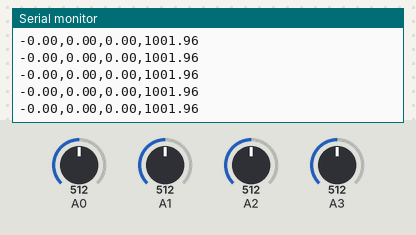
Simulated run of this sketch. Board: Arduino Uno, built with avr-gcc and run on an emulated ATmega328P. Shown: the last lines printed to the serial monitor. The inputs (shaded band) are chosen by the test bench; at power-on: A0 = 512, A1 = 512, A2 = 512, A3 = 512.

Above: at 1.2 s.
1.3 s: A0 set to 716
At 1.44 s:
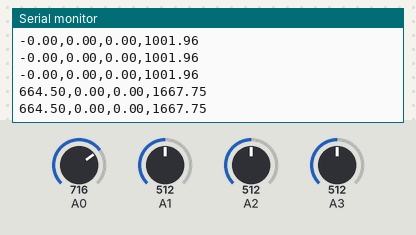
4.3 s: A1 set to 716
At 4.3 s:
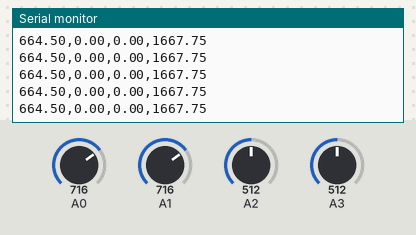
5.8 s: A2 set to 716
At 5.84 s:
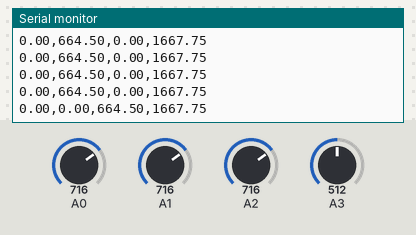
7.3 s: A3 set to 716
At 7.37 s:
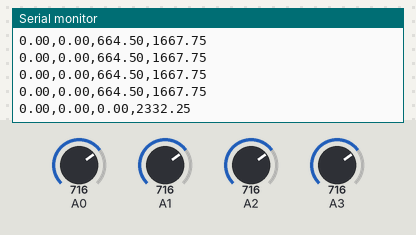
8.8 s: A0 set to 992
At 8.8 s:
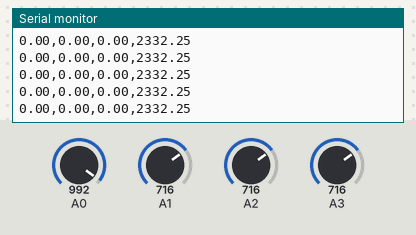
10.3 s: A1 set to 992
At 10.34 s:
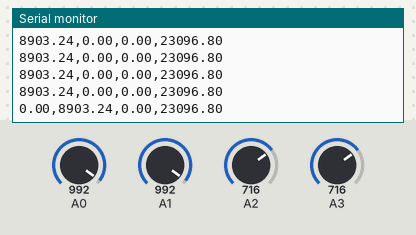
Timing chart, 0 to 12.8 s (numbered marks = the images above; inputs shaded):
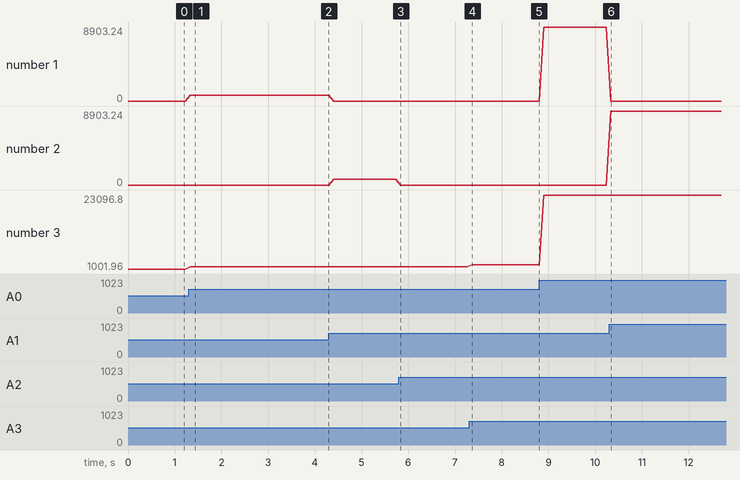

The sketch:

resistance_readout.ino
```cpp
void setup() {
  // put your setup code here, to run once:
Serial.begin(9600);

}

void loop() {
  //float R = 680;
  float R = 1000;

  // R1, R2, R3
  float sensorValue0 = analogRead(A0);
  float voltage0 = sensorValue0 * (5.0 / 1023.0);
  float Rtotal = 0;
  Rtotal = voltage0*R/(5-voltage0);

  //R4
  float sensorValue4 = analogRead(A3);
  float voltage4 = sensorValue4 * (5.0/1023.0);
  float R4 = 0;
  R4 = voltage4*(Rtotal+R)/5.0;

  //R2
  float sensorValue3 = analogRead(A2);
  float voltage3 = sensorValue3 * (5.0/1023.0);
  float R3 = 0;
  R3= voltage3*(Rtotal+R)/5.0;
  R3 = R3 - R4;

  //R3
  float sensorValue2 = analogRead(A1);
  float voltage2 = sensorValue2 * (5.0/1023.0);
  float R2 = 0;
  R2 = voltage2*(Rtotal+R)/5.0;
  R2 = R2 - R4 - R3;

  float R1 = 0;
  R1 = Rtotal - R4 - R3 - R2;

  Serial.print(R1);
  Serial.print(",");
  Serial.print(R2);
  Serial.print(",");
  Serial.print(R3);
  Serial.print(",");
  Serial.println(R4);
  delay(100);
  //Serial.println(Rtotal);
  //delay(500);
}
```

Measured:
- after the input at 1.3 s, the serial monitor: prints a new line at once (image 1)
- after the input at 5.8 s, the serial monitor: prints a new line at once (image 3)
- after the input at 7.3 s, the serial monitor: prints a new line after 0.07 s (image 4)
- after the input at 10.3 s, the serial monitor: prints a new line at once (image 6)
- plotted number 1: 0 → 664.5 after the input at 1.3 s, 0 → 8903.24 after the input at 8.8 s
- plotted number 3: 1001.96 → 1667.75 after the input at 1.3 s, 1667.75 → 2332.25 after the input at 7.3 s, 2332.25 → 23096.8 after the input at 8.8 s
